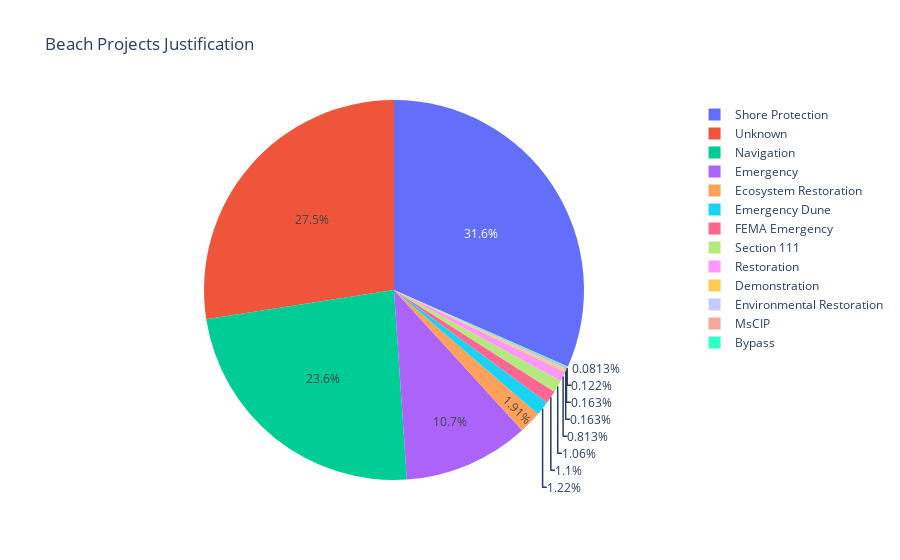

Notebook source saved alongside this figure:
### Code cell
fig = px.pie(just_counts, values='Counts', names='Justification', title='Beach Projects Justification')
fig.show()

### Figure 1 — Plotly figure (JSON) as saved in the notebook; plotly's stock layout.template omitted (floating-point values rounded to 4 significant figures)
{"data": [{"domain": {"x": [0, 1], "y": [0, 1]}, "hovertemplate": "Justification=%{label}<br>Counts=%{value}<extra></extra>", "labels": ["Bypass", "Demonstration", "Ecosystem Restoration", "Emergency", "Emergency Dune", "Environmental Restoration", "FEMA Emergency", "MsCIP", "Navigation", "Restoration", "Section 111", "Shore Protection", "Unknown"], "legendgroup": "", "name": "", "showlegend": true, "type": "pie", "values": [2, 4, 47, 263, 30, 4, 27, 3, 581, 20, 26, 777, 675]}], "layout": {"legend": {"tracegroupgap": 0}, "title": {"text": "Beach Projects Justification"}}}
